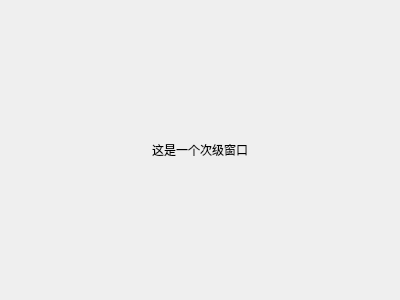
<?xml version="1.0" encoding="UTF-8"?>
<ui version="4.0">
 <class>SecondaryWindow</class>
 <widget class="QDialog" name="SecondaryWindow">
  <property name="geometry">
   <rect>
    <x>0</x>
    <y>0</y>
    <width>400</width>
    <height>300</height>
   </rect>
  </property>
  <property name="windowTitle">
   <string>次窗口</string>
  </property>
  <layout class="QVBoxLayout" name="verticalLayout">
   <item>
    <widget class="QLabel" name="label">
     <property name="text">
      <string>这是一个次级窗口</string>
     </property>
     <property name="alignment">
      <set>Qt::AlignCenter</set>
     </property>
    </widget>
   </item>
  </layout>
 </widget>
 <resources/>
 <connections/>
 </ui>
